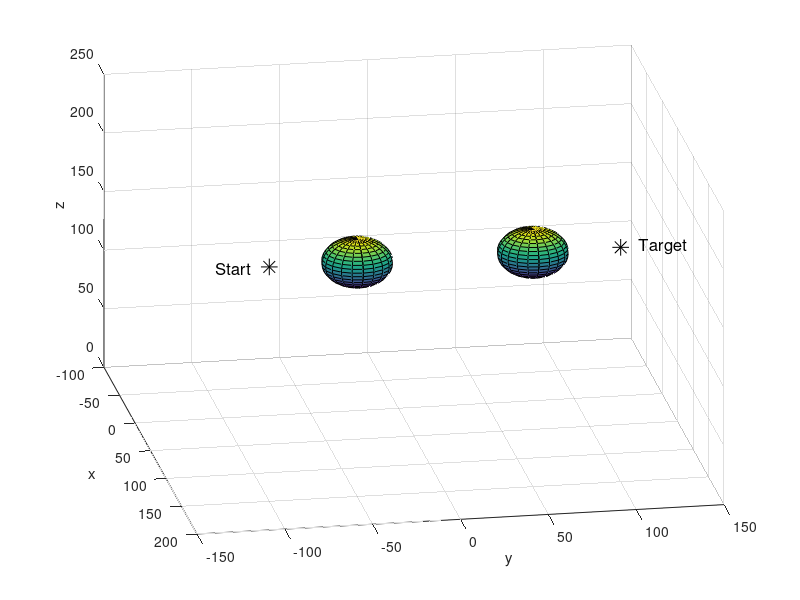

The MATLAB source for this figure: (Note: this script raises an error after producing the figure.)
clear all
close all
clc

p(1,:) = [150, -100, 200];
p(2,:) = [150, 100, 200];

% Location and radius of spherical object
 h = 150;
 j = -50;
 k = 200
 r = 20;

%% Straight line to target

n = 20;
pitch = 0;

x = zeros(1,20);
y = zeros(1,20);
z = zeros(1,20);

i = 1;

x(i) = p(1,1);
y(i) = p(1,2);
z(i) = p(1,3);

[xs,ys,zs] = sphere;

figure(1)
grid on
hold on
surf(xs*r+h, ys*r+j, zs*r+k)
surf(xs*r+h, ys*r-j, zs*r+k)
view([80 30])
xlabel('x')
ylabel('y')
zlabel('z')
xlim([-100 200])
ylim([-150 150])
zlim([0  250])
plot3(p(2,1), p(2,2), p(2,3), 'k*', 'MarkerSize', 12)
text(p(2,1), p(2,2)+10, p(2,3), 'Target', 'FontSize', 12)

plot3(p(1,1), p(1,2), p(1,3), 'k*', 'MarkerSize', 12)
text(p(1,1), p(1,2)-10, p(1,3), 'Start', 'FontSize', 12, 'HorizontalALignment', 'right')

while round(x(i)) ~= p(2,1) || round(y(i)) ~= p(2,2) || round(z(i) ~= p(2,3))
    % Matrix of sampling points
        x(:) = linspace(x(i), p(2,1), n);
        y(:) = linspace(y(i), p(2,2), n);
        z(:) = linspace(z(i), p(2,3), n);

    for i = 1:n

        if (x(i)-h)^2 + (y(i)-j)^2 + (z(i)-k)^2 < (r+5)^2 || (x(i)-h)^2 + (y(i)+j)^2 + (z(i)-k)^2 < (r+5)^2
            random = rand(1);
            if random <= (1/2)
                z(i) = z(i) + 5;
            else
                x(i) = x(i) - 5;
            end
            break
        end

        joint_angles = inverse_kinematics(x(i),y(i),z(i),pitch);

        coords = Forward_Kinematics(joint_angles);

        h2 = plot3(coords(1,:), coords(2,:), coords(3,:), 'b', 'LineWidth', 2);
        pause(0.2)

    end
    
end

disp('done')
    